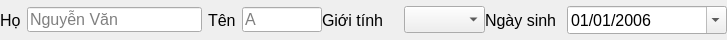
                     <widget class="QWidget" name="widget_46" native="true">
                      <property name="maximumSize">
                       <size>
                        <width>16777215</width>
                        <height>40</height>
                       </size>
                      </property>
                      <layout class="QHBoxLayout" name="horizontalLayout_31">
                       <property name="spacing">
                        <number>0</number>
                       </property>
                       <property name="leftMargin">
                        <number>0</number>
                       </property>
                       <property name="topMargin">
                        <number>0</number>
                       </property>
                       <property name="rightMargin">
                        <number>0</number>
                       </property>
                       <property name="bottomMargin">
                        <number>0</number>
                       </property>
                       <item>
                        <widget class="QWidget" name="widget_47" native="true">
                         <layout class="QHBoxLayout" name="horizontalLayout_32">
                          <property name="spacing">
                           <number>6</number>
                          </property>
                          <property name="leftMargin">
                           <number>0</number>
                          </property>
                          <property name="topMargin">
                           <number>0</number>
                          </property>
                          <property name="rightMargin">
                           <number>0</number>
                          </property>
                          <property name="bottomMargin">
                           <number>0</number>
                          </property>
                          <item>
                           <widget class="QLabel" name="label_31">
                            <property name="maximumSize">
                             <size>
                              <width>30</width>
                              <height>16777215</height>
                             </size>
                            </property>
                            <property name="font">
                             <font>
                              <pointsize>12</pointsize>
                             </font>
                            </property>
                            <property name="text">
                             <string>Họ</string>
                            </property>
                           </widget>
                          </item>
                          <item>
                           <widget class="QLineEdit" name="firstName">
                            <property name="minimumSize">
                             <size>
                              <width>175</width>
                              <height>25</height>
                             </size>
                            </property>
                            <property name="maximumSize">
                             <size>
                              <width>175</width>
                              <height>25</height>
                             </size>
                            </property>
                            <property name="font">
                             <font>
                              <pointsize>12</pointsize>
                             </font>
                            </property>
                            <property name="cursor">
                             <cursorShape>IBeamCursor</cursorShape>
                            </property>
                            <property name="mouseTracking">
                             <bool>true</bool>
                            </property>
                            <property name="focusPolicy">
                             <enum>Qt::FocusPolicy::StrongFocus</enum>
                            </property>
                            <property name="maxLength">
                             <number>50</number>
                            </property>
                            <property name="echoMode">
                             <enum>QLineEdit::EchoMode::Normal</enum>
                            </property>
                            <property name="readOnly">
                             <bool>false</bool>
                            </property>
                            <property name="placeholderText">
                             <string>Nguyễn Văn</string>
                            </property>
                           </widget>
                          </item>
                          <item>
                           <widget class="QLabel" name="label_32">
                            <property name="maximumSize">
                             <size>
                              <width>30</width>
                              <height>16777215</height>
                             </size>
                            </property>
                            <property name="font">
                             <font>
                              <pointsize>12</pointsize>
                             </font>
                            </property>
                            <property name="text">
                             <string>Tên</string>
                            </property>
                           </widget>
                          </item>
                          <item>
                           <widget class="QLineEdit" name="lastName">
                            <property name="minimumSize">
                             <size>
                              <width>80</width>
                              <height>25</height>
                             </size>
                            </property>
                            <property name="maximumSize">
                             <size>
                              <width>80</width>
                              <height>25</height>
                             </size>
                            </property>
                            <property name="font">
                             <font>
                              <pointsize>12</pointsize>
                             </font>
                            </property>
                            <property name="cursor">
                             <cursorShape>IBeamCursor</cursorShape>
                            </property>
                            <property name="mouseTracking">
                             <bool>true</bool>
                            </property>
                            <property name="focusPolicy">
                             <enum>Qt::FocusPolicy::StrongFocus</enum>
                            </property>
                            <property name="maxLength">
                             <number>20</number>
                            </property>
                            <property name="echoMode">
                             <enum>QLineEdit::EchoMode::Normal</enum>
                            </property>
                            <property name="readOnly">
                             <bool>false</bool>
                            </property>
                            <property name="placeholderText">
                             <string>A</string>
                            </property>
                           </widget>
                          </item>
                         </layout>
                        </widget>
                       </item>
                       <item>
                        <widget class="QWidget" name="widget_48" native="true">
                         <property name="minimumSize">
                          <size>
                           <width>405</width>
                           <height>0</height>
                          </size>
                         </property>
                         <property name="cursor">
                          <cursorShape>ArrowCursor</cursorShape>
                         </property>
                         <property name="styleSheet">
                          <string notr="true">QComboBox {
	background-color: ;
}</string>
                         </property>
                         <layout class="QHBoxLayout" name="horizontalLayout_33">
                          <property name="spacing">
                           <number>0</number>
                          </property>
                          <property name="leftMargin">
                           <number>0</number>
                          </property>
                          <property name="topMargin">
                           <number>0</number>
                          </property>
                          <property name="rightMargin">
                           <number>0</number>
                          </property>
                          <property name="bottomMargin">
                           <number>0</number>
                          </property>
                          <item>
                           <widget class="QLabel" name="label_33">
                            <property name="minimumSize">
                             <size>
                              <width>0</width>
                              <height>0</height>
                             </size>
                            </property>
                            <property name="font">
                             <font>
                              <pointsize>12</pointsize>
                             </font>
                            </property>
                            <property name="text">
                             <string>Giới tính</string>
                            </property>
                           </widget>
                          </item>
                          <item>
                           <widget class="QComboBox" name="sexual">
                            <property name="enabled">
                             <bool>true</bool>
                            </property>
                            <property name="minimumSize">
                             <size>
                              <width>75</width>
                              <height>0</height>
                             </size>
                            </property>
                            <property name="font">
                             <font>
                              <pointsize>12</pointsize>
                             </font>
                            </property>
                            <property name="cursor">
                             <cursorShape>ArrowCursor</cursorShape>
                            </property>
                            <property name="mouseTracking">
                             <bool>false</bool>
                            </property>
                            <property name="tabletTracking">
                             <bool>true</bool>
                            </property>
                            <property name="focusPolicy">
                             <enum>Qt::FocusPolicy::WheelFocus</enum>
                            </property>
                            <property name="acceptDrops">
                             <bool>false</bool>
                            </property>
                            <property name="editable">
                             <bool>false</bool>
                            </property>
                            <property name="iconSize">
                             <size>
                              <width>0</width>
                              <height>0</height>
                             </size>
                            </property>
                            <item>
                             <property name="text">
                              <string/>
                             </property>
                            </item>
                            <item>
                             <property name="text">
                              <string>Nam</string>
                             </property>
                            </item>
                            <item>
                             <property name="text">
                              <string>Nữ</string>
                             </property>
                            </item>
                            <item>
                             <property name="text">
                              <string>Khác</string>
                             </property>
                            </item>
                           </widget>
                          </item>
                          <item>
                           <widget class="QLabel" name="label_39">
                            <property name="font">
                             <font>
                              <pointsize>12</pointsize>
                             </font>
                            </property>
                            <property name="text">
                             <string>Ngày sinh</string>
                            </property>
                           </widget>
                          </item>
                          <item>
                           <widget class="QDateEdit" name="dateOfBirth">
                            <property name="minimumSize">
                             <size>
                              <width>160</width>
                              <height>0</height>
                             </size>
                            </property>
                            <property name="font">
                             <font>
                              <pointsize>12</pointsize>
                             </font>
                            </property>
                            <property name="cursor">
                             <cursorShape>ArrowCursor</cursorShape>
                            </property>
                            <property name="buttonSymbols">
                             <enum>QAbstractSpinBox::ButtonSymbols::NoButtons</enum>
                            </property>
                            <property name="displayFormat">
                             <string>dd/MM/yyyy</string>
                            </property>
                            <property name="calendarPopup">
                             <bool>true</bool>
                            </property>
                            <property name="currentSectionIndex">
                             <number>0</number>
                            </property>
                            <property name="timeSpec">
                             <enum>Qt::TimeSpec::UTC</enum>
                            </property>
                            <property name="date">
                             <date>
                              <year>2006</year>
                              <month>1</month>
                              <day>1</day>
                             </date>
                            </property>
                           </widget>
                          </item>
                         </layout>
                        </widget>
                       </item>
                      </layout>
                     </widget>
